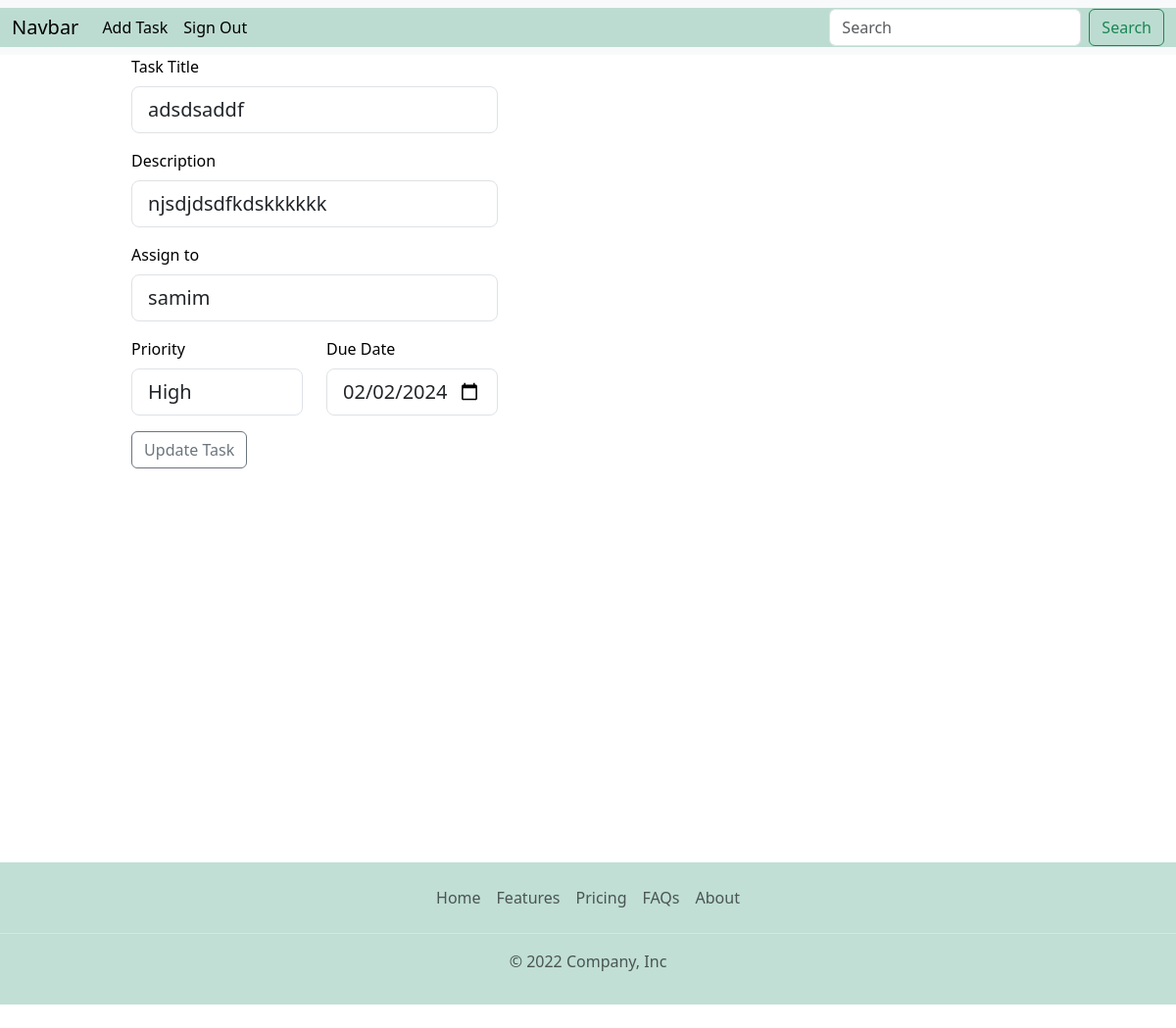
The app's page /edit-task/7/ with its own data.
### task/models.py (models this page shows, shortened)
class Task(models.Model):
    PRIORITY = (('Low', 'Low'),('Medium', 'Medium'),('High', 'High'),)
    assigned_to = models.ForeignKey(CustomUser, on_delete=models.CASCADE, null=True, blank=True)
    title = models.CharField(max_length=300)
    description = models.TextField()
    due_date =models.DateTimeField()
    priority = models.CharField(choices=PRIORITY, default='Medium', max_length=20)
    is_complete = models.BooleanField(default=False)
    created_date = models.DateTimeField(auto_now_add=True, editable=False,blank=True,null=True)
    completed_date = models.DateTimeField(auto_now_add=True,editable=False,blank=True,null=True)
    updated_date = models.DateTimeField(auto_now=True)

### task/views.py (the view)
# urls.py: path('edit-task/<int:id>/',edit_task,name="edit_task"),
def edit_task(request,id):
    task = Task.objects.get(id=id)
    form=AddTask_Form(instance=task)
    if request.method == 'POST':
        form = AddTask_Form(request.POST,instance=task)
        if form.is_valid():
            form.save()
            return redirect('task_view',id=id)
    return render(request,'task/edit_task.html',{'form':form})

### task/form.py
class AddTask_Form(forms.ModelForm):
    class Meta:
        model=Task
        fields=['title','description','assigned_to','due_date','priority']
        widgets={
            'title': forms.TextInput(attrs={'class': 'form-control form-control-lg', 'placeholder': 'Enter Task Title'}),
            'description': forms.TextInput(attrs={'class': 'form-control form-control-lg','placeholder':'Enter Task Description'}),
            'assigned_to': forms.Select(attrs={'class': 'form-control form-control-lg'}),
            'due_date': forms.DateInput(attrs={'class': 'form-control form-control-lg','type':'date'}),
            'priority': forms.Select(attrs={'class': 'form-control form-control-lg'}),
        }

### authentication/models.py (called while the page is built)
    def __str__(self):
        return self.username

### templates/task/edit_task.html (shortened to what this page needs)
{% extends './base.html' %}
{% load static %}
{% block body %}
<section class="vh-100">
    <div class="container-fluid">
      <div class="row">
        <div class="col-sm-6 text-black">
            <div style="width: 70%; margin: auto;">
                <form method="POST">
                    <div class="mb-3">
                        <label for="InputTitle" class="form-label">Task Title</label>
                        <p>{{form.title}}</p>
                    </div>
                    <div class="mb-3">
                        <label for="InputDescription" class="form-label">Description</label>
                        <p>{{form.description}}</p>
                    </div>
                    <div class="mb-3">
                        <label for="InputTitle" class="form-label">Assign to</label>
                        <b>{{form.assigned_to}}</b>
                    </div>
                    <div class="row">
                        <div class="col-6">
                            <div class="mb-3">
                                <label for="InputDescription" class="form-label">Priority</label>
                                <b>{{form.priority}}</b>
                            </div>
                        </div>
                        <div class="col-6">
                            <div class="mb-3">
                                <label for="InputDescription" class="form-label">Due Date</label>
                                <b>{{form.due_date}}</b>
                            </div>
                        </div>
                    </div>
                    <button type="submit" class="btn btn-outline-secondary">Update Task</button>
                </form>
            </div>
        </div>
      </div>
    </div>
  </section>
{% endblock body %}

### records on screen
Task: title "adsdsaddf", description "njsdjdsdfkdskkkkkk", assigned_to "samim", priority "High", due_date "02/02/2024"
